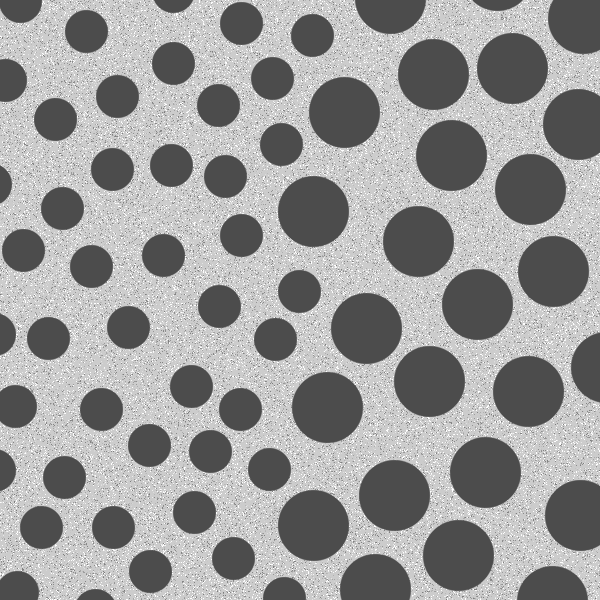
#> input picture hw5/pic/Fig0943(a)(dark_blobs_on_light_background).tif, 600 x 600 px, found by its file name
$ python 6.py
#> lines starting #> are read from the running program, lines starting #| are printed output that depends on the picture; after the words box and inside, x2 and y2 are one past the last pixel; in counts of white or black regions, pixels touching at a corner belong together
#> further down, image is the input picture: shape (600, 600); min 76, max 255, mean 153.6
import cv2
import os
import numpy as np
import matplotlib.pyplot as plt

def process(image):
    # 使用半径为30的圆盘做闭操作
    kernel = cv2.getStructuringElement(cv2.MORPH_ELLIPSE, (60, 60))
    close_image = cv2.morphologyEx(image, cv2.MORPH_CLOSE, kernel)
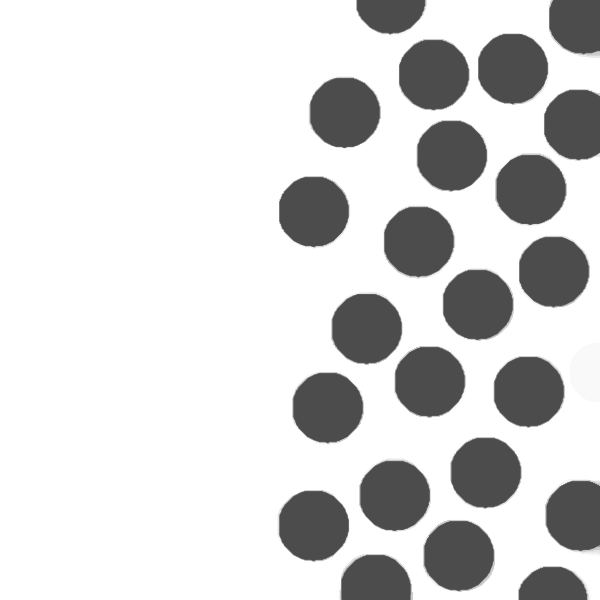
#> close_image: shape (600, 600); min 76, max 255, mean 213.9

    # 使用半径为60的圆盘做开操作
    kernel = cv2.getStructuringElement(cv2.MORPH_ELLIPSE, (120, 120))
    open_image = cv2.morphologyEx(close_image, cv2.MORPH_OPEN, kernel)
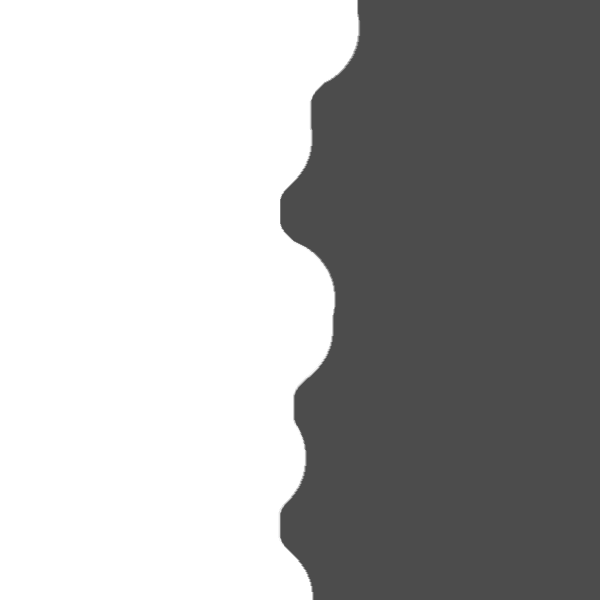
#> open_image: shape (600, 600); min 76, max 255, mean 169.1

    # 使用大小3*3的结构元对图像执行形态学梯度操作
    kernel = cv2.getStructuringElement(cv2.MORPH_RECT, (3, 3))
    gradient_image = cv2.morphologyEx(open_image, cv2.MORPH_GRADIENT, kernel)
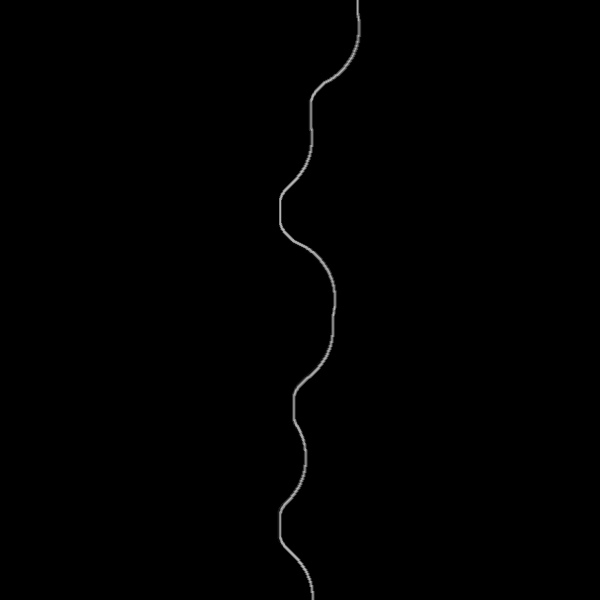
#> gradient_image: shape (600, 600); min 0, max 179, mean 0.8

    # 把边界叠加到原图，gradient_image中非0的像素值为边界，在结果中为255
    boundary_image = np.where(gradient_image != 0, 255, 0).astype(np.uint8)
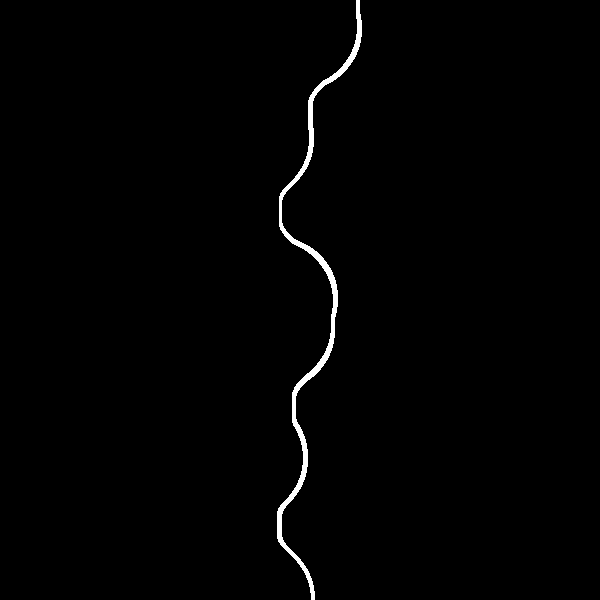
#> boundary_image: shape (600, 600); 0.95% white; 1 white region, box (x1, y1, x2, y2) and area: (277, 0, 362, 600) 3434
    boundary_overlay = cv2.addWeighted(image, 1, boundary_image, 1, 0)

    return close_image, open_image, gradient_image, boundary_overlay


current_dir = os.path.dirname(os.path.abspath(__file__))
os.chdir(current_dir)
image_path = r"pic\\Fig0943(a)(dark_blobs_on_light_background).tif"
image = cv2.imread(image_path, cv2.IMREAD_GRAYSCALE)

# 处理图像
close_image, open_image, gradient_image, boundary_image = process(image)

# 保存结果
cv2.imwrite('result\\6-1.jpg', image)
cv2.imwrite('result\\6-2.jpg', close_image)
cv2.imwrite('result\\6-3.jpg', open_image)
cv2.imwrite('result\\6-4.jpg', gradient_image)
cv2.imwrite('result\\6-5.jpg', boundary_image)
